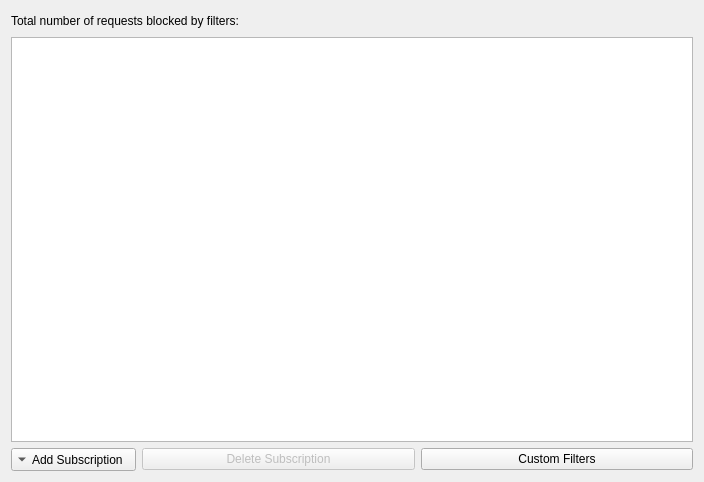
<?xml version="1.0" encoding="UTF-8"?>
<ui version="4.0">
 <class>AdBlockWidget</class>
 <widget class="QWidget" name="AdBlockWidget">
  <property name="geometry">
   <rect>
    <x>0</x>
    <y>0</y>
    <width>704</width>
    <height>482</height>
   </rect>
  </property>
  <property name="windowTitle">
   <string>Manage Ad Blocker</string>
  </property>
  <layout class="QVBoxLayout" name="verticalLayout">
   <item>
    <layout class="QHBoxLayout" name="horizontalLayout">
     <item>
      <widget class="QLabel" name="labelRequestsBlocked">
       <property name="text">
        <string>Total number of requests blocked by filters:</string>
       </property>
      </widget>
     </item>
     <item>
      <widget class="QLabel" name="labelRequestsBlockedValue">
       <property name="text">
        <string/>
       </property>
      </widget>
     </item>
     <item>
      <spacer name="horizontalSpacer">
       <property name="orientation">
        <enum>Qt::Horizontal</enum>
       </property>
       <property name="sizeHint" stdset="0">
        <size>
         <width>40</width>
         <height>20</height>
        </size>
       </property>
      </spacer>
     </item>
    </layout>
   </item>
   <item>
    <widget class="CheckableTableView" name="tableView"/>
   </item>
   <item>
    <layout class="QHBoxLayout" name="horizontalLayout_2">
     <item>
      <widget class="QToolButton" name="toolButtonAddSubscription">
       <property name="layoutDirection">
        <enum>Qt::LeftToRight</enum>
       </property>
       <property name="text">
        <string>Add Subscription</string>
       </property>
       <property name="popupMode">
        <enum>QToolButton::InstantPopup</enum>
       </property>
       <property name="toolButtonStyle">
        <enum>Qt::ToolButtonTextBesideIcon</enum>
       </property>
       <property name="arrowType">
        <enum>Qt::DownArrow</enum>
       </property>
      </widget>
     </item>
     <item>
      <widget class="QPushButton" name="pushButtonDeleteSubscription">
       <property name="enabled">
        <bool>false</bool>
       </property>
       <property name="text">
        <string>Delete Subscription</string>
       </property>
      </widget>
     </item>
     <item>
      <widget class="QPushButton" name="pushButtonCustomFilters">
       <property name="enabled">
        <bool>true</bool>
       </property>
       <property name="text">
        <string>Custom Filters</string>
       </property>
      </widget>
     </item>
    </layout>
   </item>
  </layout>
 </widget>
 <customwidgets>
  <customwidget>
   <class>CheckableTableView</class>
   <extends>QTableView</extends>
   <header>Widgets/CheckableTableView.h</header>
  </customwidget>
 </customwidgets>
 <resources/>
 <connections/>
</ui>
